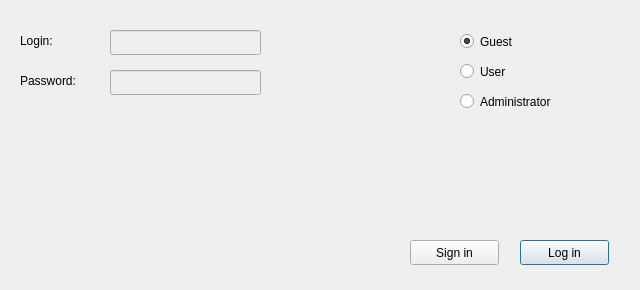
<?xml version="1.0" encoding="UTF-8"?>
<ui version="4.0">
 <class>Dialog</class>
 <widget class="QDialog" name="Dialog">
  <property name="geometry">
   <rect>
    <x>0</x>
    <y>0</y>
    <width>640</width>
    <height>290</height>
   </rect>
  </property>
  <property name="windowTitle">
   <string>Dialog</string>
  </property>
  <property name="inputMethodHints">
   <set>Qt::ImhHiddenText|Qt::ImhNoAutoUppercase|Qt::ImhNoPredictiveText|Qt::ImhSensitiveData</set>
  </property>
  <widget class="QRadioButton" name="radio_Admin">
   <property name="geometry">
    <rect>
     <x>460</x>
     <y>90</y>
     <width>141</width>
     <height>23</height>
    </rect>
   </property>
   <property name="text">
    <string>Administrator</string>
   </property>
  </widget>
  <widget class="QLabel" name="loginLabel">
   <property name="geometry">
    <rect>
     <x>20</x>
     <y>20</y>
     <width>91</width>
     <height>41</height>
    </rect>
   </property>
   <property name="text">
    <string>Login:</string>
   </property>
  </widget>
  <widget class="QRadioButton" name="radio_User">
   <property name="geometry">
    <rect>
     <x>460</x>
     <y>60</y>
     <width>141</width>
     <height>23</height>
    </rect>
   </property>
   <property name="text">
    <string>User</string>
   </property>
  </widget>
  <widget class="QLabel" name="passLabel">
   <property name="geometry">
    <rect>
     <x>20</x>
     <y>60</y>
     <width>91</width>
     <height>41</height>
    </rect>
   </property>
   <property name="text">
    <string>Password:</string>
   </property>
  </widget>
  <widget class="QRadioButton" name="radio_Guest">
   <property name="geometry">
    <rect>
     <x>460</x>
     <y>30</y>
     <width>141</width>
     <height>23</height>
    </rect>
   </property>
   <property name="text">
    <string>Guest</string>
   </property>
   <property name="checked">
    <bool>true</bool>
   </property>
  </widget>
  <widget class="QLineEdit" name="lineEdit_login">
   <property name="enabled">
    <bool>false</bool>
   </property>
   <property name="geometry">
    <rect>
     <x>110</x>
     <y>30</y>
     <width>151</width>
     <height>25</height>
    </rect>
   </property>
  </widget>
  <widget class="QPushButton" name="button_login">
   <property name="geometry">
    <rect>
     <x>520</x>
     <y>240</y>
     <width>89</width>
     <height>25</height>
    </rect>
   </property>
   <property name="text">
    <string>Log in</string>
   </property>
  </widget>
  <widget class="QPushButton" name="button_signin">
   <property name="geometry">
    <rect>
     <x>410</x>
     <y>240</y>
     <width>89</width>
     <height>25</height>
    </rect>
   </property>
   <property name="text">
    <string>Sign in</string>
   </property>
  </widget>
  <widget class="QLineEdit" name="lineEdit_password">
   <property name="enabled">
    <bool>false</bool>
   </property>
   <property name="geometry">
    <rect>
     <x>110</x>
     <y>70</y>
     <width>151</width>
     <height>25</height>
    </rect>
   </property>
   <property name="echoMode">
    <enum>QLineEdit::Password</enum>
   </property>
  </widget>
 </widget>
 <resources/>
 <connections/>
</ui>
